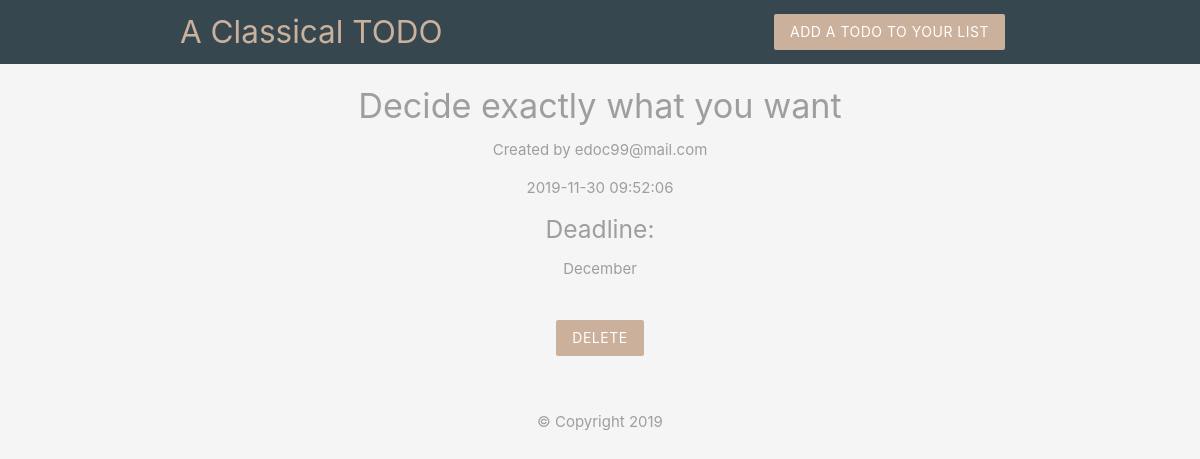
The page /details.php?id=8 on the database its author committed.
### tables this page shows
CREATE TABLE `list` (
  `id` int(11) NOT NULL,
  `title` varchar(255) NOT NULL,
  `ingredients` varchar(255) NOT NULL,
  `email` varchar(255) NOT NULL,
  `created_at` timestamp NOT NULL DEFAULT current_timestamp()
);

### details.php (the view, shortened to what this page needs)
<?php
	include('config/db_connect.php');
	if(isset($_GET['id'])){
		$id = mysqli_real_escape_string($conn, $_GET['id']);
		$sql = "SELECT * FROM list WHERE id = $id";
		$result = mysqli_query($conn, $sql);
		$pizza = mysqli_fetch_assoc($result);
	}
?>
<!DOCTYPE html>
<html>
	<?php include('templates/header.php'); ?>
	<div class="container center grey-text">
		<?php if($pizza): ?>
			<h4><?php echo $pizza['title']; ?></h4>
			<p>Created by <?php echo $pizza['email']; ?></p>
			<p><?php echo date($pizza['created_at']); ?></p>
			<h5>Deadline:</h5>
			<p><?php echo $pizza['ingredients']; ?></p>
			<form action="details.php" method="POST">
				<input type="submit" name="delete" value="Delete" class="btn brand z-depth-0">
			</form>
		<?php else: ?>
			<h5>No such pizza exists.</h5>
		<?php endif ?>
	</div>
	<?php include('templates/footer.php'); ?>
</html>

### templates/header.php (style rules this page uses)
.brand { background: #cbb09c !important; }
form { max-width: 460px; margin: 20px auto; padding: 20px; }

### rows shown on the page
list: title "Decide exactly what you want", email "edoc99@mail.com", created_at "2019-11-30 09:52:06", ingredients "December"
